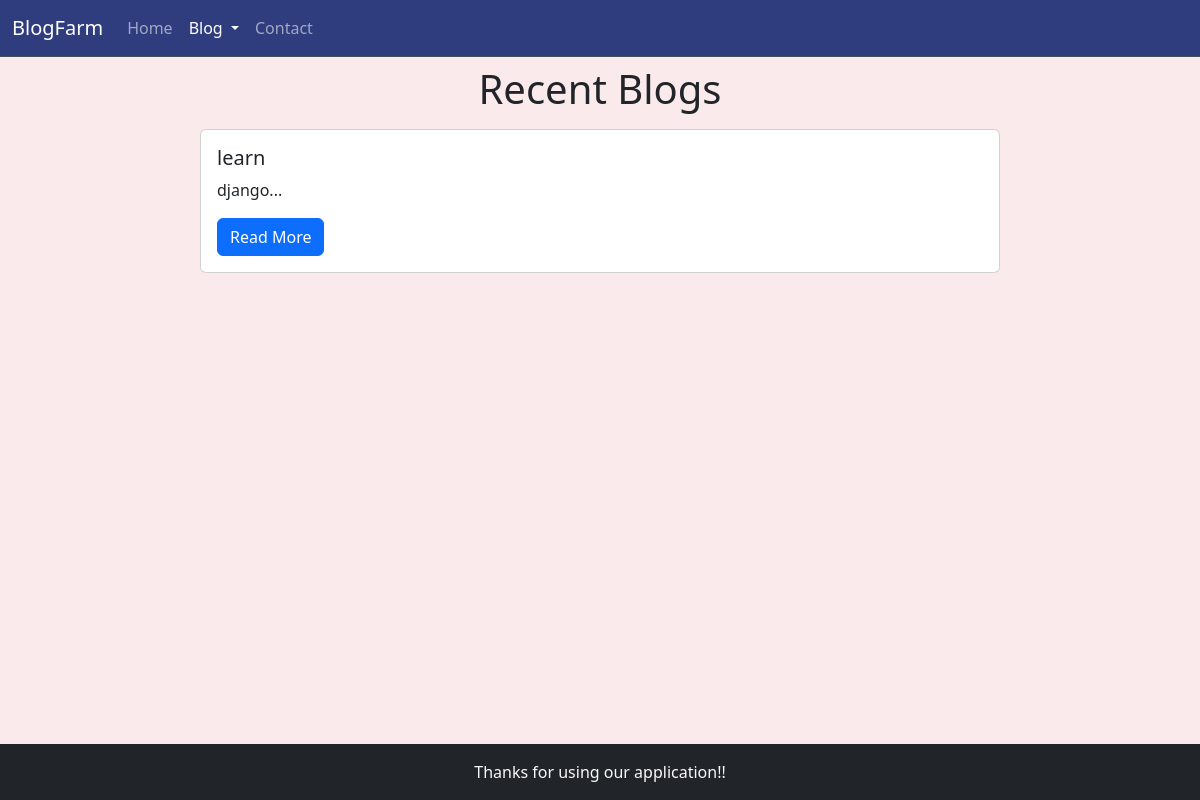
Before: /blog with the older database file.
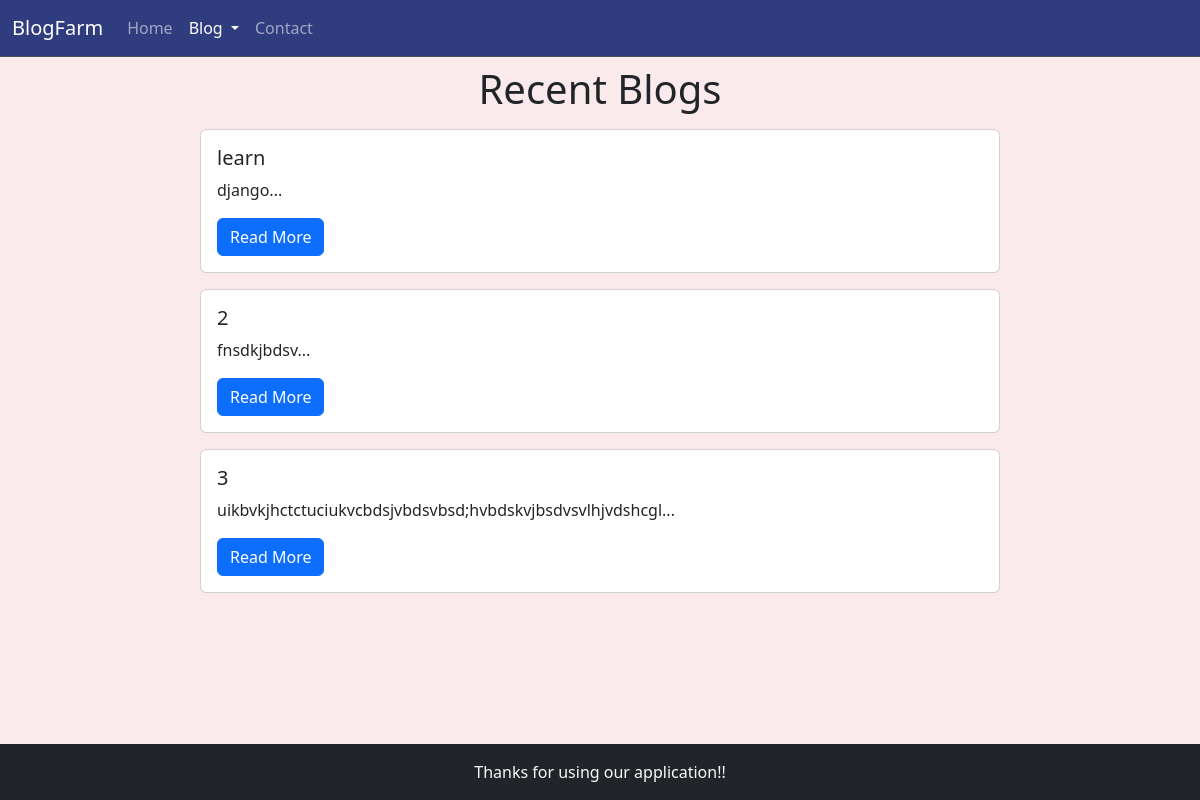
After: the same page with the newer database file.
### blog/models.py (models this page shows, shortened)
class Blog(models.Model):
    sno=models.AutoField(primary_key=True)
    title=models.CharField(max_length=200)
    content=models.TextField()
    slug=models.CharField(max_length=200)
    time=models.DateTimeField(auto_now_add=True)

### blog/views.py (the view)
# urls.py: path('', include('blog.urls'))
def blog(request):
    allblogs=Blog.objects.all()
    context={'blogs':allblogs}
    return render(request,'bloghome.html',context)

### templates/bloghome.html (shortened to what this page needs)
{% extends "base.html" %}
{% block blogactive %}active{% endblock blogactive %}
{% block body %}
<h1 class="text-center">Recent Blogs</h1>
{% for i in blogs %}
<div class="card my-3 mx-auto" style="width: 50rem;">
    <div class="card-body">
      <h5 class="card-title">{{i.title}}</h5>
      <p class="card-text">{{i.content|slice:345}}...</p>
      <a href="./blogpost/{{i.slug}}" class="btn btn-primary">Read More</a>
    </div>
</div>
{% endfor %}
{% endblock body %}

Changed rows visible on the page:
added Blog: title "2", content "fnsdkjbdsv"
added Blog: title "3", content "uikbvkjhctctuciukvcbdsjvbdsvbsd;hvbdskvjbsdvsvlhjvdshcgl"
